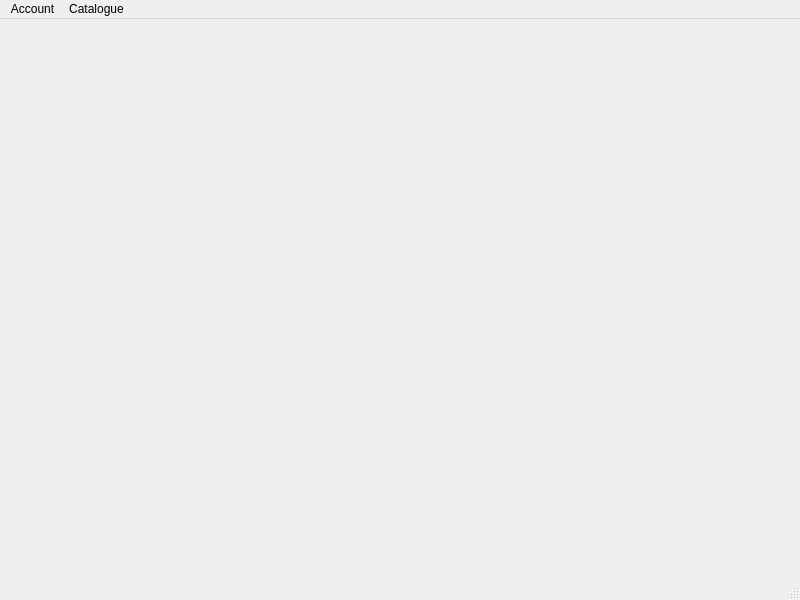
<?xml version="1.0" encoding="UTF-8"?>
<ui version="4.0">
 <class>userAccount</class>
 <widget class="QMainWindow" name="userAccount">
  <property name="geometry">
   <rect>
    <x>0</x>
    <y>0</y>
    <width>800</width>
    <height>600</height>
   </rect>
  </property>
  <property name="windowTitle">
   <string>MainWindow</string>
  </property>
  <widget class="QWidget" name="centralwidget"/>
  <widget class="QMenuBar" name="menubar">
   <property name="geometry">
    <rect>
     <x>0</x>
     <y>0</y>
     <width>800</width>
     <height>21</height>
    </rect>
   </property>
   <widget class="QMenu" name="menuAccount">
    <property name="title">
     <string>Account</string>
    </property>
   </widget>
   <widget class="QMenu" name="menuCatalogue">
    <property name="title">
     <string>Catalogue</string>
    </property>
   </widget>
   <addaction name="menuAccount"/>
   <addaction name="menuCatalogue"/>
  </widget>
  <widget class="QStatusBar" name="statusbar"/>
 </widget>
 <resources/>
 <connections/>
</ui>
